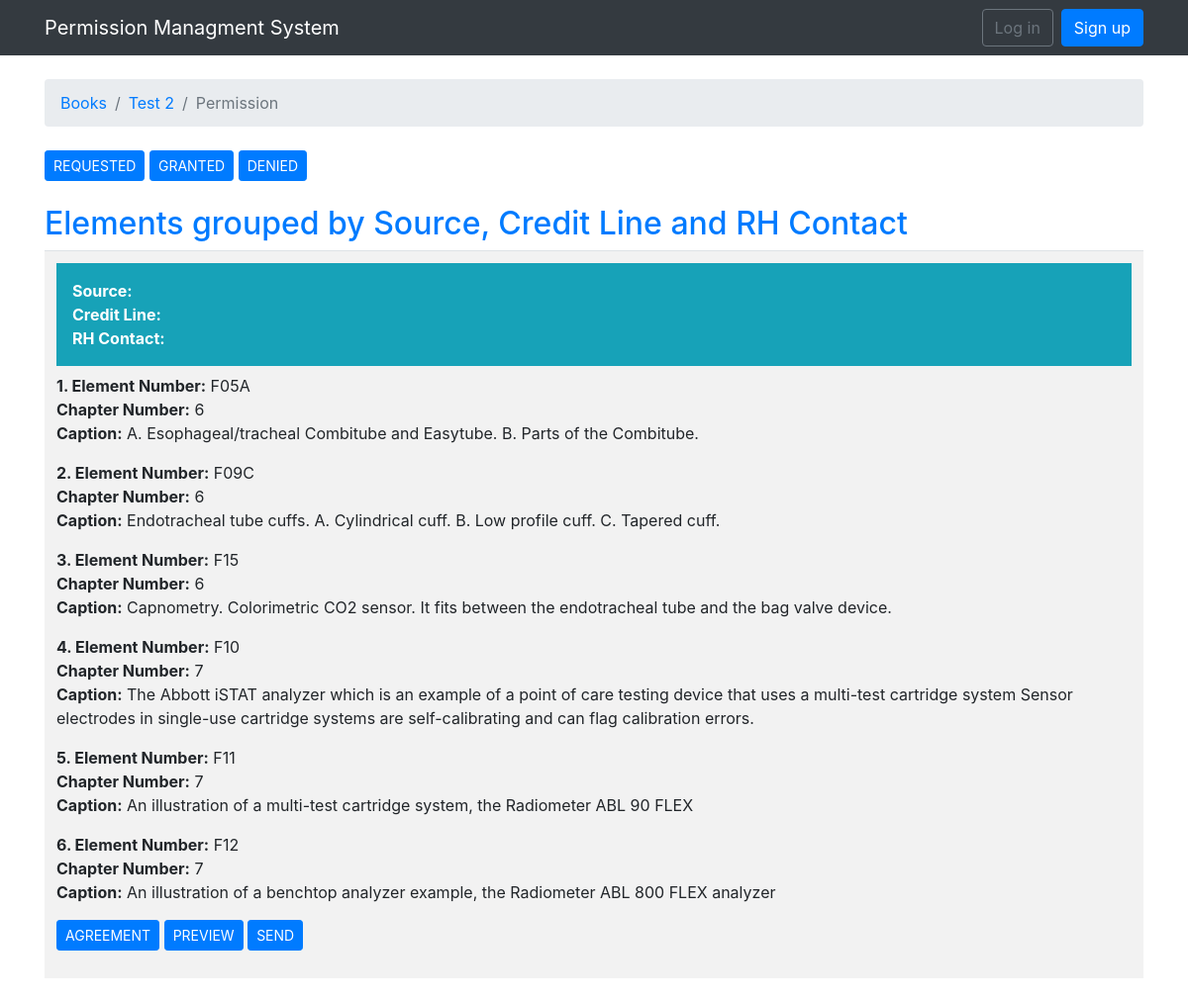
The page /books/22/list on the database its author committed.
### permissions/models.py (models this page shows, shortened)
class Book(models.Model):
    publisher = models.ForeignKey(Publisher, null=True, blank=True, related_name='+', on_delete=models.CASCADE)
    title = models.CharField(max_length=100, blank=True)
    isbn = models.CharField(max_length=13, unique=True, validators=[MinLengthValidator(13)])
    edition = models.CharField(max_length=10, blank=True)
    active = models.BooleanField(default=True)
    created_at = models.DateTimeField(auto_now_add=True, null=True)

class Element(models.Model):
    unit = models.ForeignKey(Unit, null=True, related_name='elements', on_delete=models.CASCADE)
    element_number = models.CharField(max_length=30)
    caption = models.TextField(max_length=300, null=True, blank=True)
    source = models.CharField(max_length=200, null=True, blank=True)
    credit_line = models.TextField(max_length=300, null=True, blank=True)
    source_link = models.CharField(max_length=150, null=True, blank=True)
    title = models.CharField(max_length=200, null=True, blank=True)
    rh_email = models.EmailField(null=True)
    alt_email = models.EmailField(null=True, blank=True)
    rh_address = models.TextField(max_length=300, null=True, blank=True)
    phone = models.CharField(max_length=20, null=True, blank=True)
    fax = models.CharField(max_length=20, null=True, blank=True)
    insert_1 = models.CharField(max_length=200, null=True, blank=True)
    jbl_rh_name = models.CharField(max_length=75, null=True, blank=True)
    file_location = models.CharField(max_length=200, null=True, blank=True)
    file_name = models.CharField(max_length=80, null=True, blank=True)
    requested_on = models.DateField(null=True, blank=True)
    granted_on = models.DateTimeField(null=True, blank=True)
    permission_status = models.BooleanField(default=True)
    denied_on = models.DateTimeField(null=True, blank=True)
    created_at = models.DateField(auto_now_add=True)
    updated_at = models.DateField(null=True, blank=True)
    created_by = models.ForeignKey(User, null=True, blank=True, related_name='+', on_delete=models.CASCADE)
    updated_by = models.ForeignKey(User, null=True, blank=True, related_name='+', on_delete=models.CASCADE)
    active = models.BooleanField(default=True)

class Unit(models.Model):
    book = models.ForeignKey(Book, null=True, related_name='units', on_delete=models.CASCADE)
    chapter_number = models.CharField(max_length=30)
    chapter_title = models.CharField(max_length=100, null=True, blank=True)
    active = models.BooleanField()

### permissions/views.py (the view)
# urls.py: url(r'^books/(?P<pk>\d+)/list$', views.unit_list, name='unit_list'),
def unit_list(request, pk):
    book = get_object_or_404(Book, pk=pk)
    element = Element.objects.filter(unit__book=pk, requested_on=None)
    context = defaultdict(list)
    dict(context)
    source=""
    credit_line=""
    rh_email=""
    for p in element:
        if not p.source is None:
            source=p.source.strip()
        if not p.credit_line is None:
            credit_line=p.credit_line.strip()
        if not p.rh_email is None:
            rh_email=p.rh_email.strip()
        s=source,credit_line,rh_email
        context[s].append(p.pk)
    context.default_factory = None
    return render(request, "elementlist.html", {'context': context, 'element': element, 'pk': pk, 'book': book})

### templates/elementlist.html (shortened to what this page needs)
{% extends 'base.html' %}
{% load static %}
{% load humanize %}
{% block breadcrumb %}
  <li class="breadcrumb-item"><a href="{% url 'home'%}">Books</a></li>
  <li class="breadcrumb-item"><a href="{% url 'book_units' pk%}">{{ book.title }}</a></li>
  <li class="breadcrumb-item active">Permission</li>
{% endblock %}
{% block content %}
<div class="mb-4">
    <a href="{% url 'requested_list' book.pk %}" class="btn btn-primary btn-sm">REQUESTED</a>
    <a href="{% url 'granted_list' book.pk %}" class="btn btn-primary btn-sm">GRANTED</a>
    <a href="{% url 'denied_list' book.pk %}" class="btn btn-primary btn-sm">DENIED</a>
</div>
<h2 class="text-primary">Elements grouped by Source, Credit Line and RH Contact</h1>
<table class="table table-striped mb-4">
<tbody>
{% for ems_key,ems in context.items %}
    <tr><td><p class="p-3 mb-2 bg-info text-white"><b>Source:</b> {{ems_key.0}}<br/>
    <b>Credit Line:</b> {{ems_key.1}}<br/>
    <b>RH Contact:</b> {{ems_key.2}}</p>
    {% for x in ems %}
    <p><b>{{forloop.counter}}. </b>
        {% for e in element%}
        {% if x == e.pk%}
           {% if e.requested_on == None %}
            <b>Element Number:</b> {{e.element_number}}<br/>
            <b> Chapter Number:</b> {{e.unit.chapter_number}}<br/>
            <b> Caption:</b> {{e.caption}}</p>
           {% endif %}
        {%endif%}
        {% endfor %}
    {% endfor %}
    <p><a href="{% url 'generate_agreement' pk ems%}"
       class="btn btn-primary btn-sm"
       role="button">AGREEMENT</a> <a href="{% url 'email_body' pk ems%}"
       class="btn btn-primary btn-sm"
       role="button">PREVIEW</a> <a href="{% url 'email_agreement' pk ems%}"
       class="btn btn-primary btn-sm"
       role="button">SEND</a></p></td></tr>
{% endfor %}
</tbody>
</table>
{% endblock %}

### rows shown on the page
Book: title "Test 2"
Element: element_number "F05A", unit.chapter_number "6", caption "A. Esophageal/tracheal Combitube and Easytube. B. Parts of the Combitube."
Element: element_number "F09C", unit.chapter_number "6", caption "Endotracheal tube cuffs. A. Cylindrical cuff. B. Low profile cuff. C. Tapered cuff."
Element: element_number "F15", unit.chapter_number "6", caption "Capnometry. Colorimetric CO2 sensor. It fits between the endotracheal tube and the bag valve device."
Element: element_number "F10", unit.chapter_number "7", caption "The Abbott iSTAT analyzer which is an example of a point of care testing device that uses a multi-test cartridge system Sensor electrodes in single-use cartridge systems are self-calibrating and can flag calibration errors."
Element: element_number "F11", unit.chapter_number "7", caption "An illustration of a multi-test cartridge system, the Radiometer ABL 90 FLEX"
Element: element_number "F12", unit.chapter_number "7", caption "An illustration of a benchtop analyzer example, the Radiometer ABL 800 FLEX analyzer"
